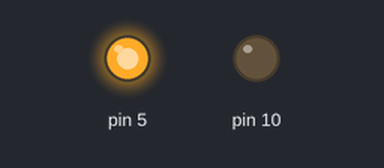
The sketch below on a simulated Arduino Uno, built with avr-gcc and run on an emulated ATmega328P. Shown: output pins drawn as LEDs (lit = HIGH).

Above: at 1.0 s.
At 3.0 s:
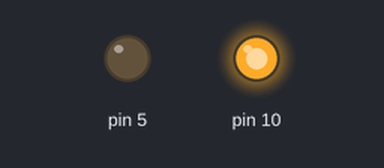
Timing chart, 0 to 5.2 s (numbered marks = the images above):
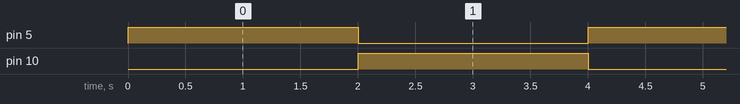

Measured:
- by itself, pin 5, pin 10: alternates HIGH for 2.0 s and LOW for 2.0 s
- by itself, everything shown: repeats every 4.0 s, in 3 steps

The sketch:

Arduino_Lab__1_ALI_ADNAN.ino
```cpp
//Created By Ali Adnan
//CMP521A
//OCT. 26th 2023
//This program will blink through both lights (One on at a time)


void setup() {
  pinMode(5, OUTPUT);
  pinMode(10, OUTPUT);
}

void loop() {
  digitalWrite(5, HIGH); //Turn On (Blue Light)
  delay(2000);                    // Stay On (Blue Light)
  digitalWrite(5, LOW);  // Turn Off (Blue Light)
  digitalWrite(10, HIGH); //Turn On (Red Light)
  delay(2000);                    // Stay On (Red Light)
  digitalWrite(10, LOW); // Turn Off (Red Light)
}
```
